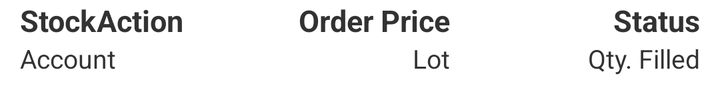
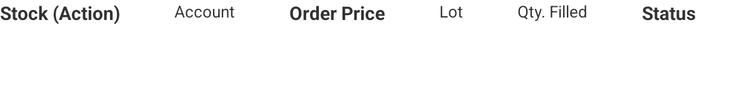

First picture: res/layout/ on a phone held upright. Second picture: the repository's own variant of that layout, on a device whose configuration matches the variant's folder. Source for both follows.
<!-- AndroidManifest.xml: application theme MyTheme -->
<!-- res/layout/order_book_cell.xml -->
<?xml version="1.0" encoding="utf-8"?>
<LinearLayout xmlns:android="http://schemas.android.com/apk/res/android"
    android:layout_width="match_parent"
    android:layout_height="50dp"
    android:orientation="vertical" >
    <RelativeLayout
        	android:gravity="center"
            android:layout_width="fill_parent"
            android:layout_height="wrap_content">

            <LinearLayout
                android:layout_marginLeft="10dp"
                android:gravity="center"
                android:layout_alignParentLeft="true"
                android:layout_width="wrap_content"
                android:layout_height="wrap_content"
                android:orientation="vertical" >
				
                <LinearLayout
                    android:layout_gravity="center_vertical"
                    android:layout_width="125dp"
                    android:layout_height="wrap_content"
                    android:layout_weight="1" >
                    <TextView
                    android:id="@+id/stockTV"
                    android:layout_width="wrap_content"
                    android:layout_height="wrap_content"                    
                    android:layout_gravity="left"
                    android:text="@string/stock"
                    android:textStyle="bold"
                    android:textSize="15sp"
                    android:textAppearance="?android:attr/textAppearanceSmall" />

                	<TextView
                    android:id="@+id/ActionTV"
                    android:layout_width="wrap_content"
                    android:layout_height="wrap_content"
                    android:text="Action"
                    android:layout_gravity="left"
                    android:textStyle="bold"
                    android:textSize="15sp"
                    android:textAppearance="?android:attr/textAppearanceSmall" />
                </LinearLayout>

               
                <TextView
                    android:id="@+id/AccountTV"
                    android:layout_width="wrap_content"
                    android:layout_height="wrap_content"
                    android:layout_weight="1"
                    android:text="Account"
                    android:layout_gravity="left"                    
                    android:textSize="13sp"
                    android:textAppearance="?android:attr/textAppearanceSmall" />

            </LinearLayout>

            <LinearLayout
                android:layout_gravity="center_vertical"
                android:gravity="center"
                android:layout_toLeftOf="@+id/statusLayOut"
                android:layout_width="wrap_content"
                android:layout_height="wrap_content"
                android:orientation="vertical" >
                
                  <TextView
                    android:id="@+id/priceTV"
                    android:layout_width="wrap_content"
                    android:layout_height="wrap_content"
                    android:layout_weight="1"
                    android:layout_gravity="right"
                    android:text="Order Price"
                    android:textStyle="bold"
                    android:textSize="15sp"
                    android:textAppearance="?android:attr/textAppearanceSmall" />

                <TextView
                    android:id="@+id/oQtyTV"
                    android:layout_width="wrap_content"
                    android:layout_height="wrap_content"
                    android:layout_weight="1"
                    android:layout_gravity="right"
                    android:text="Lot"
                    android:textSize="13sp"
                    android:textAppearance="?android:attr/textAppearanceSmall" />
                
            </LinearLayout>

            <LinearLayout
                android:layout_marginRight="10dp"
                android:layout_gravity="center_vertical"
                android:gravity="center"
                android:id="@+id/statusLayOut"
                android:layout_alignParentRight="true"
                android:layout_width="125dp"
                android:layout_height="wrap_content"
                android:orientation="vertical" >
                
                  <TextView
                    android:id="@+id/statusTV"
                    android:layout_width="wrap_content"
                    android:layout_height="wrap_content"
                    android:layout_weight="1"
                    android:text="Status"
                    android:layout_gravity="right"
                    android:textStyle="bold"
                    android:textSize="15sp"
                    android:textAppearance="?android:attr/textAppearanceSmall" />

                <TextView
                    android:id="@+id/filledTV"
                    android:layout_width="wrap_content"
                    android:layout_height="wrap_content"
                    android:layout_weight="1"
                    android:text="Qty. Filled"
                    android:layout_gravity="right"
                    android:textSize="13sp"
                    android:textAppearance="?android:attr/textAppearanceSmall" />
            </LinearLayout>

        </RelativeLayout>
    

</LinearLayout>
<!-- resources referenced by this layout -->
<resources>
  <string name="stock">Stock</string>
  <style name="MyTheme" parent="@android:style/Theme.Holo.Light">
          <item name="android:actionBarStyle">@style/MyActionBar</item>
      </style>
  <style name="MyActionBar" parent="@android:style/Widget.Holo.Light.ActionBar">
          <item name="android:background">@color/ifisGreen</item>
          <item name="android:icon">@android:color/transparent</item>
          <item name="android:textColor">@color/ifisGreen</item>
          <item name="android:height">30dp</item>        
      </style>
  <color name="ifisGreen">#ACB700</color>
</resources>
<!-- res/layout-sw600dp/order_book_cell.xml (the repository's variant of the layout above) -->
<!-- drawn on a 7-inch tablet held upright -->
<?xml version="1.0" encoding="utf-8"?>
<LinearLayout xmlns:android="http://schemas.android.com/apk/res/android"
    android:layout_width="match_parent"
    android:layout_height="80dp"
    android:orientation="vertical" >
    <LinearLayout
            android:layout_width="fill_parent"
            android:layout_height="wrap_content">

            <RelativeLayout
                android:layout_weight="1"
                android:layout_width="wrap_content"
                android:layout_height="match_parent" >
                <TextView
                    android:id="@+id/stockTV"
                    android:layout_width="wrap_content"
                    android:layout_height="wrap_content" 
                    android:layout_alignParentLeft="true"                   
                    android:layout_gravity="left"
                    android:text="@string/stock"
                    android:textStyle="bold"
                    android:textSize="15sp"
                    android:textAppearance="?android:attr/textAppearanceSmall" />
                
                <TextView
                    
                    android:layout_toRightOf="@+id/stockTV"
                    android:id="@+id/ActionTV"
                    android:layout_width="wrap_content"
                    android:layout_height="wrap_content"
                    android:text=" (Action)"
                    android:layout_gravity="left"
                    android:textStyle="bold"
                    android:textSize="15sp"
                    android:textAppearance="?android:attr/textAppearanceSmall" />
                
                
            </RelativeLayout>
            <RelativeLayout
                android:layout_weight="1"
                android:layout_width="wrap_content"
                android:layout_height="match_parent" >
                <TextView
                    android:id="@+id/AccountTV"
                    android:layout_width="wrap_content"
                    android:layout_height="wrap_content"
                    android:layout_weight="1"
                    android:text="Account"
                    android:layout_gravity="left"                    
                    android:textSize="13sp"
                    android:textAppearance="?android:attr/textAppearanceSmall" />
                
            </RelativeLayout>
            <RelativeLayout
                android:layout_weight="1"
                android:layout_width="wrap_content"
                android:layout_height="match_parent" >
                
                <TextView
                    android:id="@+id/priceTV"
                    android:layout_width="wrap_content"
                    android:layout_height="wrap_content"
                    android:layout_weight="1"
                    android:layout_gravity="right"
                    android:text="Order Price"
                    android:textStyle="bold"
                    android:textSize="15sp"
                    android:textAppearance="?android:attr/textAppearanceSmall" />
            </RelativeLayout>
            <RelativeLayout
                android:layout_weight="1"
                android:layout_width="wrap_content"
                android:layout_height="match_parent" >
                
                <TextView
                    android:id="@+id/oQtyTV"
                    android:layout_width="wrap_content"
                    android:layout_height="wrap_content"
                    android:layout_weight="1"
                    android:layout_gravity="right"
                    android:text="Lot"
                    android:textSize="13sp"
                    android:textAppearance="?android:attr/textAppearanceSmall" />
            </RelativeLayout>

            <RelativeLayout
                android:layout_width="wrap_content"
                android:layout_height="match_parent"
                android:layout_weight="1" >

                <TextView
                    android:id="@+id/filledTV"
                    android:layout_width="wrap_content"
                    android:layout_height="wrap_content"
                    android:layout_gravity="right"
                    android:layout_weight="1"
                    android:text="Qty. Filled"
                    android:textAppearance="?android:attr/textAppearanceSmall"
                    android:textSize="13sp" />
            </RelativeLayout>

            <RelativeLayout
                android:layout_weight="1"
                android:layout_width="wrap_content"
                android:layout_height="match_parent" >
                <TextView
                    android:id="@+id/statusTV"
                    android:layout_width="wrap_content"
                    android:layout_height="wrap_content"
                    android:layout_weight="1"
                    android:text="Status"
                    android:layout_gravity="right"
                    android:textStyle="bold"
                    android:textSize="15sp"
                    android:textAppearance="?android:attr/textAppearanceSmall" />
            </RelativeLayout>

        </LinearLayout>
    

</LinearLayout>
